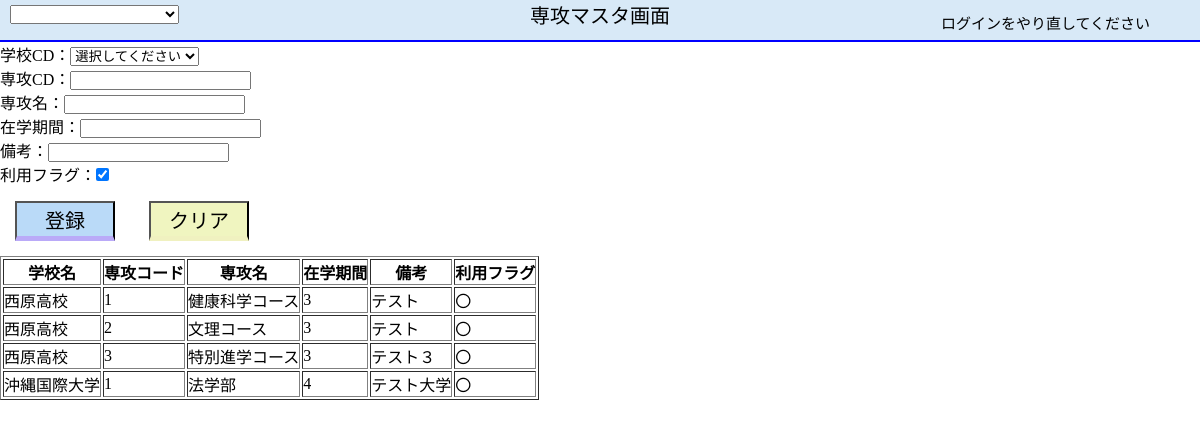
The app's page /form/frm_MajorSubject_M.php with its own data.
### tables this page shows
CREATE TABLE `MajorSubject_M` (
  `School_CD` int(11) NOT NULL,
  `MajorSubject_CD` int(11) NOT NULL,
  `MajorSubject_Name` varchar(30) NOT NULL,
  `StudyPeriod` int(11) NOT NULL,
  `Remarks` varchar(100) NOT NULL,
  `UsageFlag` int(11) NOT NULL,
  `Changer` int(11) DEFAULT NULL,
  `UpdateDate` datetime DEFAULT NULL
);

CREATE TABLE `School_M` (
  `School_CD` int(11) NOT NULL,
  `School_Division` int(11) DEFAULT NULL,
  `School_Name` varchar(30) NOT NULL,
  `TEL` varchar(15) NOT NULL,
  `URL` varchar(50) NOT NULL,
  `UsageFlag` int(11) NOT NULL,
  `Changer` int(11) DEFAULT NULL,
  `UpdateDate` datetime DEFAULT NULL
);

### dao/DB_Connection.php (called while the page is built, shortened)
<?php
  class connect {
    function pdo(){
      $dsn="mysql:dbname=".self::DB_NAME.";host=".self::HOST.";charset=".self::UTF;
      $user=self::USER;
      $pass=self::PASS;
      try{
      $pdo=new PDO($dsn,$user,$pass,array(PDO::MYSQL_ATTR_INIT_COMMAND => 'SET NAMES '.SELF::UTF));
      }catch(Exception $e){
      echo 'error' .$e->getMesseage;
      die();
      }
      $pdo->setAttribute(PDO::ATTR_ERRMODE, PDO::ERRMODE_WARNING);
      return $pdo;
    }
    function select($sql){
      $Connection_Info=$this->pdo();
      $stmt=$Connection_Info->query($sql);
      $items=$stmt->fetchAll(PDO::FETCH_ASSOC);
      return $items;
    }
    function plural($sql){
      $Connection_Info=$this->pdo();
      $stmt=$Connection_Info->prepare($sql);
      $stmt->execute();
      return $stmt;
    }
  }
?>

### dao/dao_MajorSubject_M.php (called while the page is built, shortened)
<?php
class dao_MajorSubject_M {
  function Get_School_M(){
    require_once '../dao/DB_Connection.php';
    $obj=new connect();
    $SQL ="
    SELECT
    School_CD
    ,School_Name
    ,UsageFlag
    FROM
    School_m
    WHERE
    UsageFlag = 1;
    ";
    $items = $obj->select($SQL);
    return $items;
  }
  function GET_Majorsubject_m($School_CD){
    require_once '../dao/DB_Connection.php';
    $obj = new connect();
    $SQL = "
    SELECT
    majorsub.school_cd AS school_cd
    ,school.school_name AS school_name
    ,majorsub.majorsubject_cd AS majorsubject_cd
    ,majorsub.majorsubject_name AS majorsubject_name
    ,majorsub.studyPeriod AS studyPeriod
    ,majorsub.remarks AS remarks
    ,majorsub.UsageFlag AS UsageFlag
    FROM
    majorsubject_m AS majorsub
    INNER JOIN
    school_m AS school
    ON
    majorsub.School_CD = school.School_CD";
    $SQL .="
    ORDER BY
    majorsub.school_cd
    ,majorsub.majorsubject_cd
    ";
    $items = $obj->select($SQL);
    return $items;
  }
}
?>

### form/frm_MajorSubject_M.php (the view, shortened to what this page needs)
<!DOCTYPE html>
<html lang="ja">
<?php
  require_once '../php/common.php';
  $common = new common();
  $HeaderInfo = $common->HeaderCreation();
?>
<head>
  <link rel="stylesheet" href="../css/style.css">
  <link rel="stylesheet" href="../css/Header.css">
  <div class ='Header'>
    <?php echo $HeaderInfo; ?>
    <div class ='Header_ScreenName'><p>専攻マスタ画面</p></div>
  </div>
</head>
<body>
  <?php
  $CD = 0;
  require_once '../dao/dao_MajorSubject_M.php';
  $dao = new dao_MajorSubject_M();
  $items = $dao->Get_School_M();
  $PullDown = "<option value = 0 >選択してください</option>";
  foreach ($items as $item_val) {
    $PullDown .= "<option value = " . $item_val['School_CD'];
    if ($CD == $item_val['School_CD']) {
      $PullDown .= " selected>";
    } else {
      $PullDown .= " >";
    }
    $PullDown .= $item_val['School_Name'] . "</option>";
  }
  $Table = "";
  $Data_Table = $dao->GET_Majorsubject_m($CD);
  foreach ($Data_Table as $val) {
    $Table .="<tr class='Table'>
    <td style=display:none>" . $val['school_cd'] . "</td>
    <td>" . $val['school_name'] . "</td>
    <td>" . $val['majorsubject_cd'] . "</td>
    <td>" . $val['majorsubject_name'] . "</td>
    <td>" . $val['studyPeriod'] . "</td>
    <td>" . $val['remarks'] . "</td>";
    if ($val['UsageFlag'] == 0) {
      $Table .=" <td>×</td>";
    } else {
      $Table .=" <td>〇</td>";
    }
    $Table .= "</tr>";
  }
  if ($CD > 0) {
    $Max_CD = $dao->Get_MaxCD($CD);
  } else {
    $Max_CD = "";
  }
  ?>
  <form action="frm_MajorSubject_M.php" method="post">
    <p>学校CD：<select id='School_CD' name='School_CD'><?php echo $PullDown; ?></select></p>
    <p>専攻CD：<input type='text' id='txt_MajorCD' name='MajorSubject_CD' value='<?php echo $Max_CD; ?>' readonly> </p>
    <p>専攻名：<input type="text" id='txt_MajorName' name="MajorSubject_Name" autocomplete="off"></p>
    <p>在学期間：<input type="text" id='txt_StudyPeriod' name="StudyPeriod" autocomplete="off"></p>
    <p>備考：<input type="text" id='txt_Remarks' name="Remarks" autocomplete="off"></p>
    <p>利用フラグ：<input type="checkbox" id="chk_UsageFlag" name="UsageFlag" value="1" checked="checked"></p>
    <button class="btn_Insert" id="btn_Insert" name="Insert" value="1">登録</button>
    <button class="btn_Clear" id="btn_Clear" name="Clear" value="4">クリア</button>
  </form>
  <table border='1'>
    <tr>
      <th>学校名</th>
      <th>専攻コード</th>
      <th>専攻名</th>
      <th>在学期間</th>
      <th>備考</th>
      <th>利用フラグ</th>
    </tr>
    <?php echo $Table; ?>
  </table>
</body>
</html>

### php/common.php (shortened to what this page needs)
<?php
class common {
  function HeaderCreation()
  {
    $Authority = 0;
    $NickName = 'ログインをやり直してください';
    $Data_Table = $this->ScreenSelection($Authority);
    $SlectForm = '';
    foreach ($Data_Table as $val) {
      $SlectForm .= " <option value=" . $val['Screen_Path'] . ">" . $val['Screen_Name'] . "</option>";
    }
    $HeaderInfo = "
      <div class='Header_PullMenu'>
        <form name='pullForm'>
          <select name='pullMenu' id='' onChange='screenChange()'>
          <option value=''></option>
          "
          .  $SlectForm .
          "
          </select>
        </form>
      </div>
      <div class ='Header_StaffName'><p>" .  $NickName . "</p></div>
    "
    ;
    return $HeaderInfo;
  }
  function ScreenSelection($Authority)
  {
    require_once '../dao/DB_Connection.php';
    $obj = new connect();
    $SQL = "
    SELECT
    Screen_ID
    ,Screen_Name
    ,Screen_Path
    ,Authority
    FROM
    Screen_M
    WHERE
    Authority >= $Authority
    AND
    UsageFlag > 0
    ";
    $items = $obj->plural($SQL);
    return $items;
  }
}
?>

### css/style.css (style rules this page uses)
* { margin: 0%; padding: 0%; }
.btn_Insert { color: #000; width: 100px; height: 40px; margin: 15px; background-color: #badaf8; border-bottom: 5px solid #baaaf8; font-size: 20px; }
.btn_Clear { color: #000; width: 100px; height: 40px; margin: 15px; background-color: #f0f5c0; border-bottom: 5px solid #f0f1c0; font-size: 20px; }

### css/Header.css (style rules this page uses)
.Header { background-color:rgb(216, 233, 247) ; border-bottom: double 2px blue; height: 40px; }
.Header_PullMenu { position: absolute; LEFT: 10px; top: 5px; }
.Header_ScreenName { text-align: center; font-size: 20px; }
.Header_StaffName { position: absolute; right: 50px; top: 12px; font-size: 15px; }

### records on screen
majorsubject_m: school_m.School_Name "西原高校", MajorSubject_CD "1", MajorSubject_Name "健康科学コース", StudyPeriod "3", Remarks "テスト", UsageFlag "〇"
majorsubject_m: school_m.School_Name "西原高校", MajorSubject_CD "2", MajorSubject_Name "文理コース", StudyPeriod "3", Remarks "テスト", UsageFlag "〇"
majorsubject_m: school_m.School_Name "西原高校", MajorSubject_CD "3", MajorSubject_Name "特別進学コース", StudyPeriod "3", Remarks "テスト３", UsageFlag "〇"
majorsubject_m: school_m.School_Name "沖縄国際大学", MajorSubject_CD "1", MajorSubject_Name "法学部", StudyPeriod "4", Remarks "テスト大学", UsageFlag "〇"

### other values on screen
$NickName "ログインをやり直してください"
